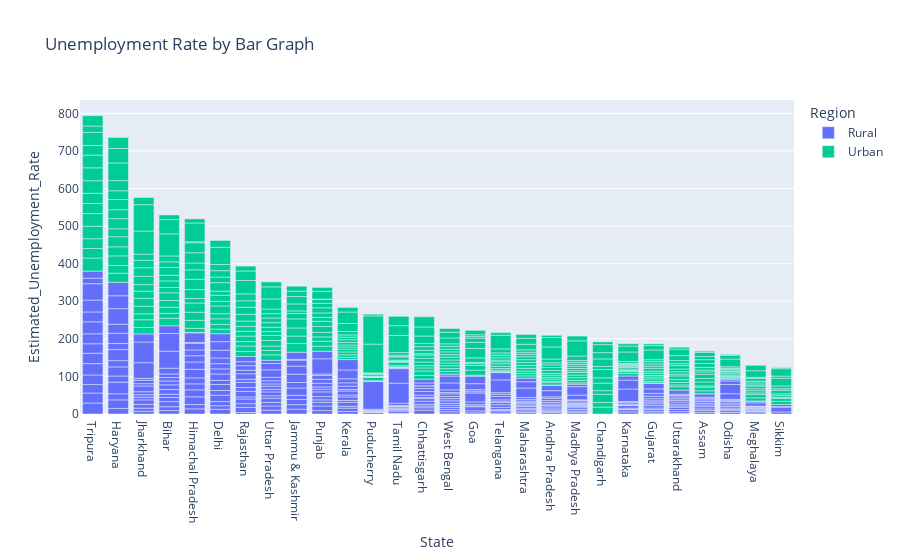

Notebook source saved alongside this figure:
### Code cell
#Analysis the Data by Bar Graph
fg=px.bar(df,x='State',y='Estimated_Unemployment_Rate',
         color='Region',
title='Unemployment Rate (State wise) by Bar Graph'
         ,template='plotly')
fg.update_layout(xaxis = {'categoryorder':'total descending'})
fg.show()

### Figure 1 — Plotly figure (JSON) as saved in the notebook; plotly's stock layout.template omitted (floating-point values rounded to 4 significant figures; data arrays with more than 128 entries replaced by an {"elided": "..."} marker saying what was removed)
{"data": [{"alignmentgroup": "True", "hovertemplate": "Region=Rural<br>State=%{x}<br>Estimated_Unemployment_Rate=%{y}<extra></extra>", "legendgroup": "Rural", "marker": {"color": "#636efa", "pattern": {"shape": ""}}, "name": "Rural", "offsetgroup": "Rural", "orientation": "v", "showlegend": true, "textposition": "auto", "type": "bar", "x": {"elided": "359 str values"}, "xaxis": "x", "y": {"elided": "359 float values"}, "yaxis": "y"}, {"alignmentgroup": "True", "hovertemplate": "Region=Urban<br>State=%{x}<br>Estimated_Unemployment_Rate=%{y}<extra></extra>", "legendgroup": "Urban", "marker": {"color": "#00cc96", "pattern": {"shape": ""}}, "name": "Urban", "offsetgroup": "Urban", "orientation": "v", "showlegend": true, "textposition": "auto", "type": "bar", "x": {"elided": "381 str values"}, "xaxis": "x", "y": {"elided": "381 float values"}, "yaxis": "y"}], "layout": {"barmode": "relative", "legend": {"title": {"text": "Region"}, "tracegroupgap": 0}, "title": {"text": "Unemployment Rate by Bar Graph"}, "xaxis": {"anchor": "y", "categoryorder": "total descending", "domain": [0, 1], "title": {"text": "State"}}, "yaxis": {"anchor": "x", "domain": [0, 1], "title": {"text": "Estimated_Unemployment_Rate"}}}}
